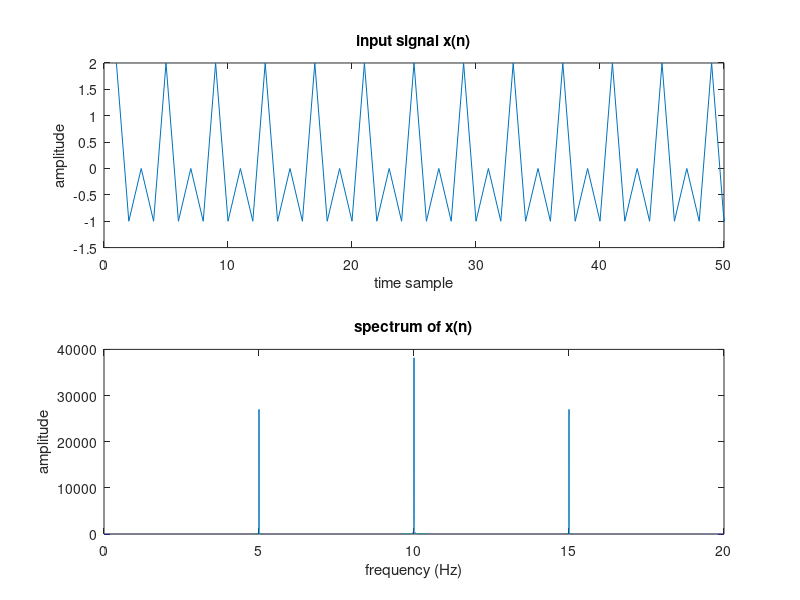
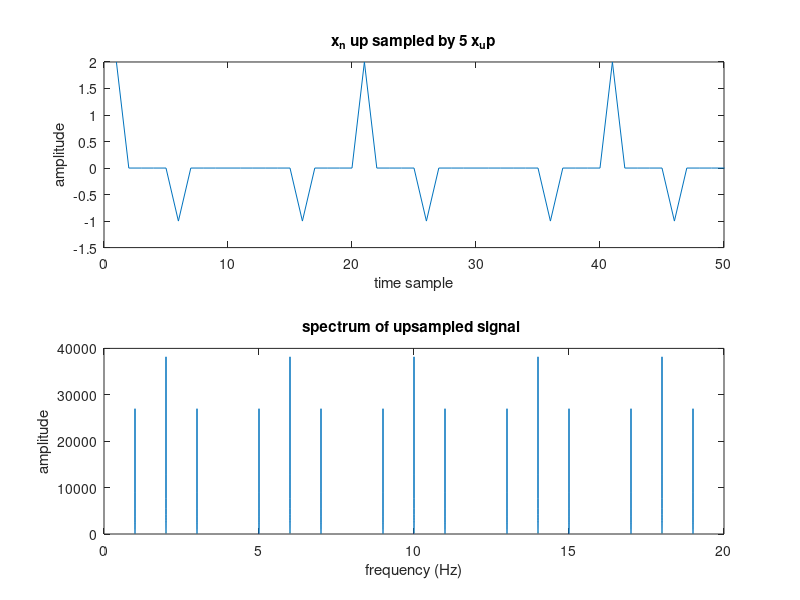
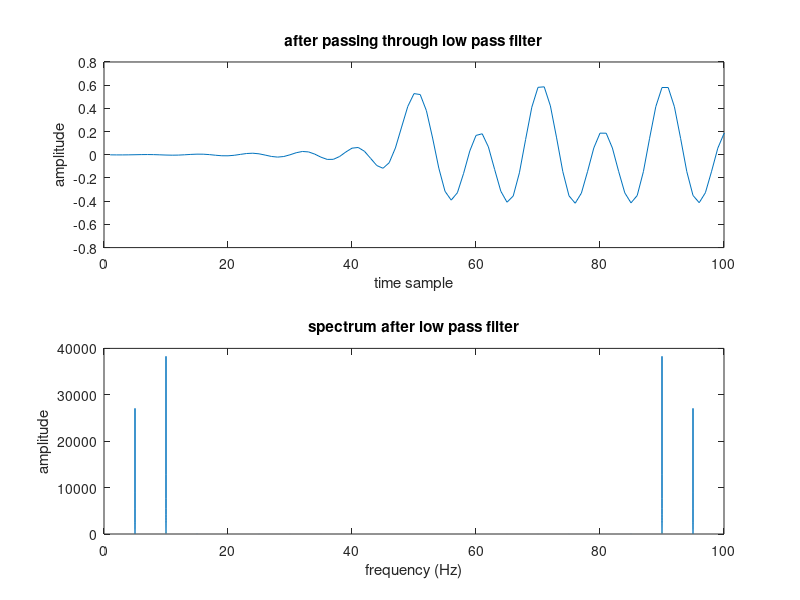
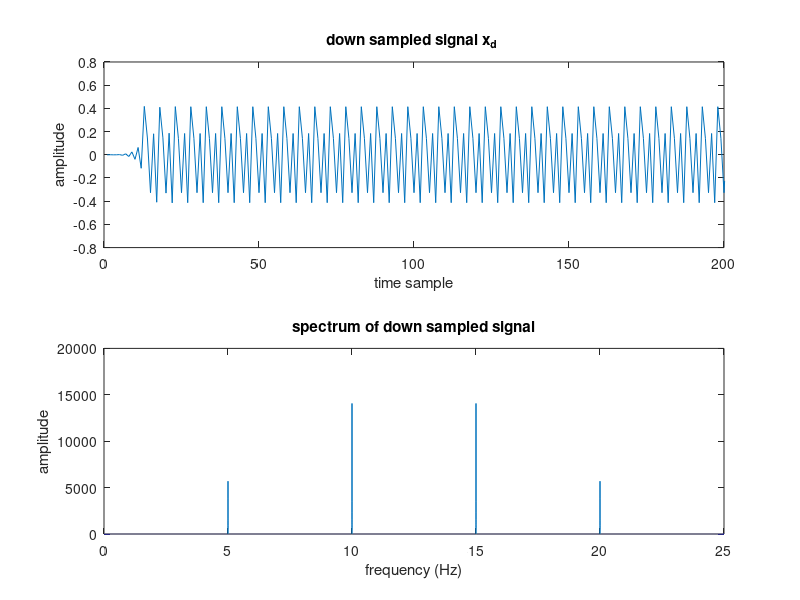

MATLAB code to generate these figures, in order:
clc;
clear all;
close all;


fs=20;
n=0:1/fs:2999;
x=cos(10*pi*n)+cos(20*pi*n);

xi=(fft(x));
N1=length(xi);
k1=(fs/N1)*(0:N1-1);

figure;
subplot(2,1,1)
plot(x)
xlim([0 50])
title('input signal x(n)')
xlabel('time sample')
ylabel('amplitude')
subplot(2,1,2)
plot(k1,abs(xi))
title('spectrum of x(n)')
xlabel('frequency (Hz)')
ylabel('amplitude')




%upsampling

x2=upsample(x,5);

xi=(fft(x2));
N1=length(xi);
k1=(fs/N1)*(0:N1-1);

figure;
subplot(2,1,1)
plot(x2)
title('x_n up sampled by 5 x_up')
xlabel('time sample')
ylabel('amplitude')
xlim([0 50])
subplot(2,1,2)
plot(k1,abs(xi))
title('spectrum of upsampled signal ')
xlabel('frequency (Hz)')
ylabel('amplitude')



%lowpass filter

fs1=fs*5;
wc=(12/fs1)*2; %cut off frequency =12 radians/sec
N1=100;
h1=fir1(N1-1,wc,'low');
den=[1];
x3=filter(h1,den,x2);
y3=fft(x3);

n3=0:length(y3)-1;
k4=(fs1/length(n3))*n3;

figure;
subplot(2,1,1)
plot(x3)
title('after passing through low pass filter')
xlabel('time sample')
ylabel('amplitude')
xlim([0 100])
subplot(2,1,2)
plot(k4,abs(y3))
title('spectrum after low pass filter')
xlabel('frequency (Hz)')
ylabel('amplitude')
%ylim([0 5000])

%down sampling
x_d=downsample(x3,4);
fs2=fs1/4;

y4=fft(x_d);
n4=0:length(y4)-1;
k5=(fs2/length(n4))*n4;

figure;
subplot(2,1,1)
plot(x_d)
title('down sampled signal x_d ')
xlabel('time sample')
ylabel('amplitude')
xlim([0 200])
subplot(2,1,2)
plot(k5,abs(y4))
title('spectrum of down sampled signal')
xlabel('frequency (Hz)')
ylabel('amplitude')








